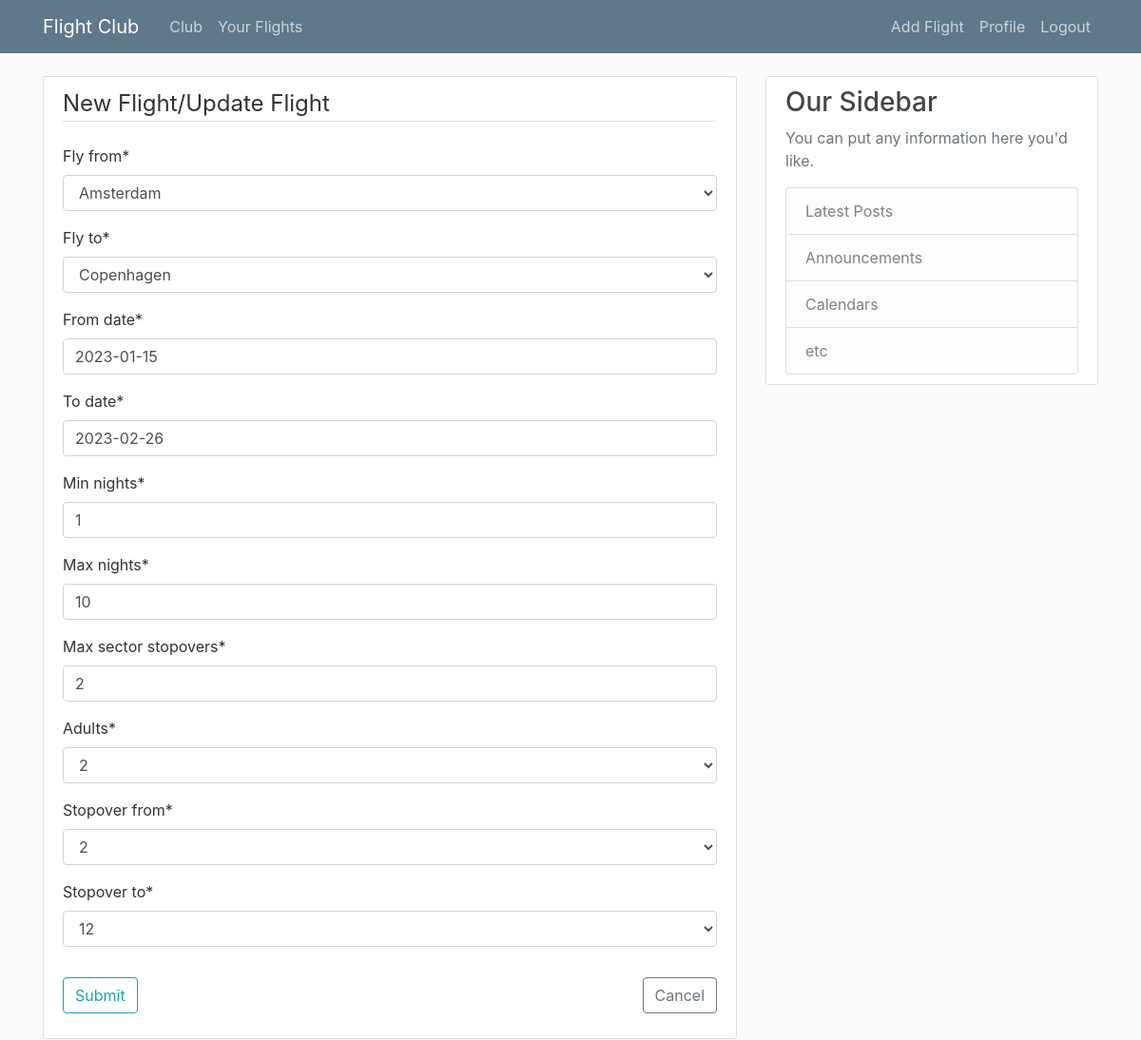
The app's page /flights-list/64/update/ (signed in) with its own data.
### web/models.py (models this page shows, shortened)
class FlightDetails(models.Model):
    objects = models.Manager()
    CITIES_CHOICES = [(str(city), str(city)) for city in sorted(list(cities_and_codes.keys()))]
    ADULTS_CHOICES = [(i, i) for i in range(1,10)]
    STOPOVER_CHOICES = [(str(i), str(i)) for i in range(1,49)]
    title = models.CharField(max_length=50, blank=True)
    slug = models.SlugField(blank=True, null=True)
    user = models.ForeignKey(User, on_delete=models.CASCADE)
    fly_from = models.CharField(max_length=30, choices=CITIES_CHOICES)
    fly_to = models.CharField(max_length=30, choices=CITIES_CHOICES)
    from_date = models.DateField(null=True)
    to_date = models.DateField(null=True)
    min_nights = models.IntegerField(null=True)
    max_nights = models.IntegerField(null=True)
    max_sector_stopovers = models.IntegerField(null=True)
    adults = models.IntegerField(choices=ADULTS_CHOICES, null=True)
    stopover_from = models.CharField(max_length=30, choices=STOPOVER_CHOICES, null=True)
    stopover_to = models.CharField(max_length=30, choices=STOPOVER_CHOICES, null=True)
    iata_city_from = models.CharField(max_length=3, blank=True)
    iata_city_to = models.CharField(max_length=3, blank=True)
    price = models.IntegerField(blank=True, null=True)
    iata_port_from = models.CharField(max_length=3, blank=True, null=True)
    iata_port_to = models.CharField(max_length=3, blank=True, null=True)
    nights = models.IntegerField(blank=True, null=True)
    departure_date = models.DateField(blank=True, null=True)
    arrival_date = models.DateField(blank=True, null=True)
    tequila_affiliate_link = models.TextField(blank=True, null=True)

### web/views.py (the view, shortened to what this page needs)
# urls.py: path('flights-list/<int:pk>/update/', FlightUpdateView.as_view(), name='flight-update'),
class FlightUpdateView(LoginRequiredMixin, UserPassesTestMixin, UpdateView):
    model = FlightDetails
    template_name = 'web/flight_form.html'
    fields = ['fly_from' , 'fly_to' , 'from_date' , 'to_date' , 'min_nights' , 'max_nights' , 'max_sector_stopovers' ,
              'adults' , 'stopover_from' , 'stopover_to']
    widgets = {
        'from_date': FlightDateInput(),
        'to_date': FlightDateInput(),
    }
    def test_func(self):
        flight = self.get_object()
        return self.request.user == flight.user

### web/templates/web/flight_form.html (shortened to what this page needs)
{% extends "web/base.html" %}
{% load crispy_forms_tags %}
{% block content %}
    <div class="content-section">
      <form method="POST">
        <fieldset class="form-group">
          <legend class="border-bottom mb-4">New Flight/Update Flight</legend>
          {{ form|crispy }}
        </fieldset>
        <div class="form-group">
          <button class="btn btn-outline-info" type="submit">Submit</button>
          <a class="btn btn-outline-secondary float-right" href="{% url 'flights-list' %}">Cancel</a>
        </div>
      </form>
    </div>
{% endblock content %}

### web/static/web/main.css (style rules this page uses)
body { background: #fafafa; color: #333333; margin-top: 5rem; }
.content-section { background: #ffffff; padding: 10px 20px; border: 1px solid #dddddd; border-radius: 3px; margin-bottom: 20px; }

### records on screen
FlightDetails: fly_from "Amsterdam", fly_to "Copenhagen", from_date "2023-01-15", to_date "2023-02-26", min_nights "1", max_nights "10", max_sector_stopovers "2", adults "2", stopover_from "2", stopover_to "12"
